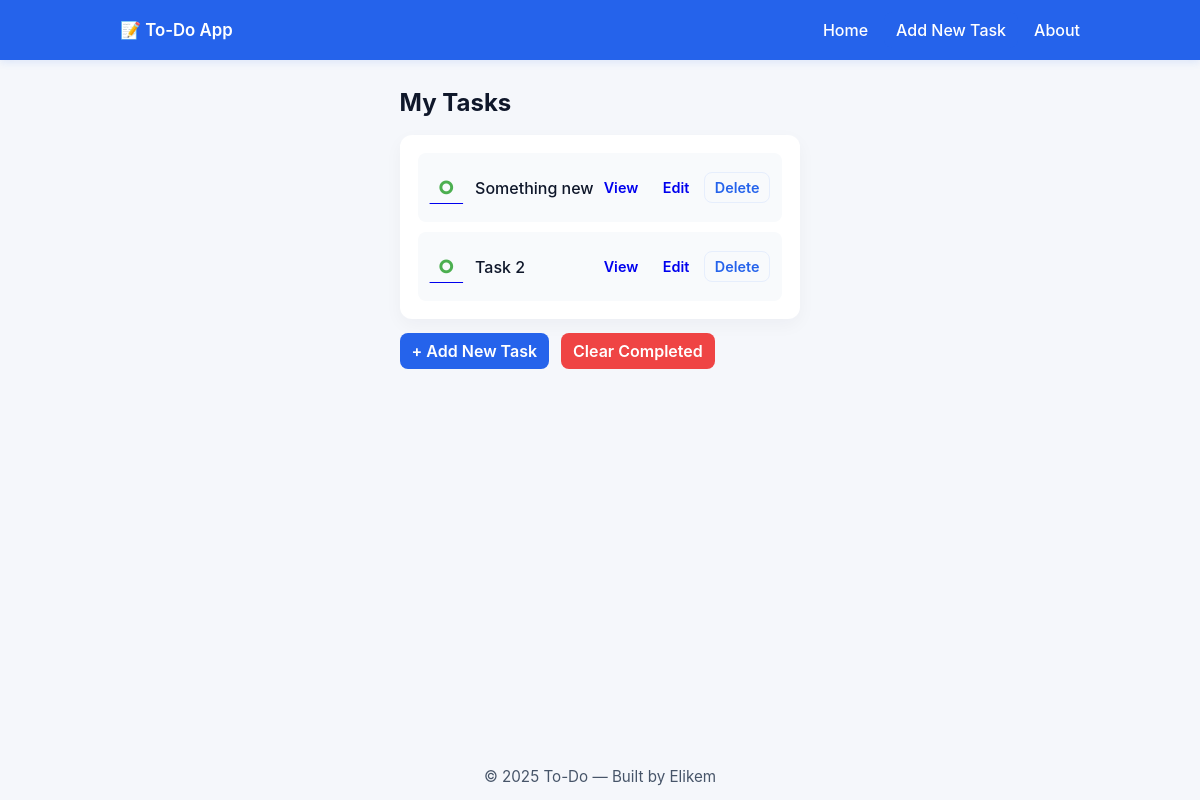
/, run on an earlier commit of the app's database.
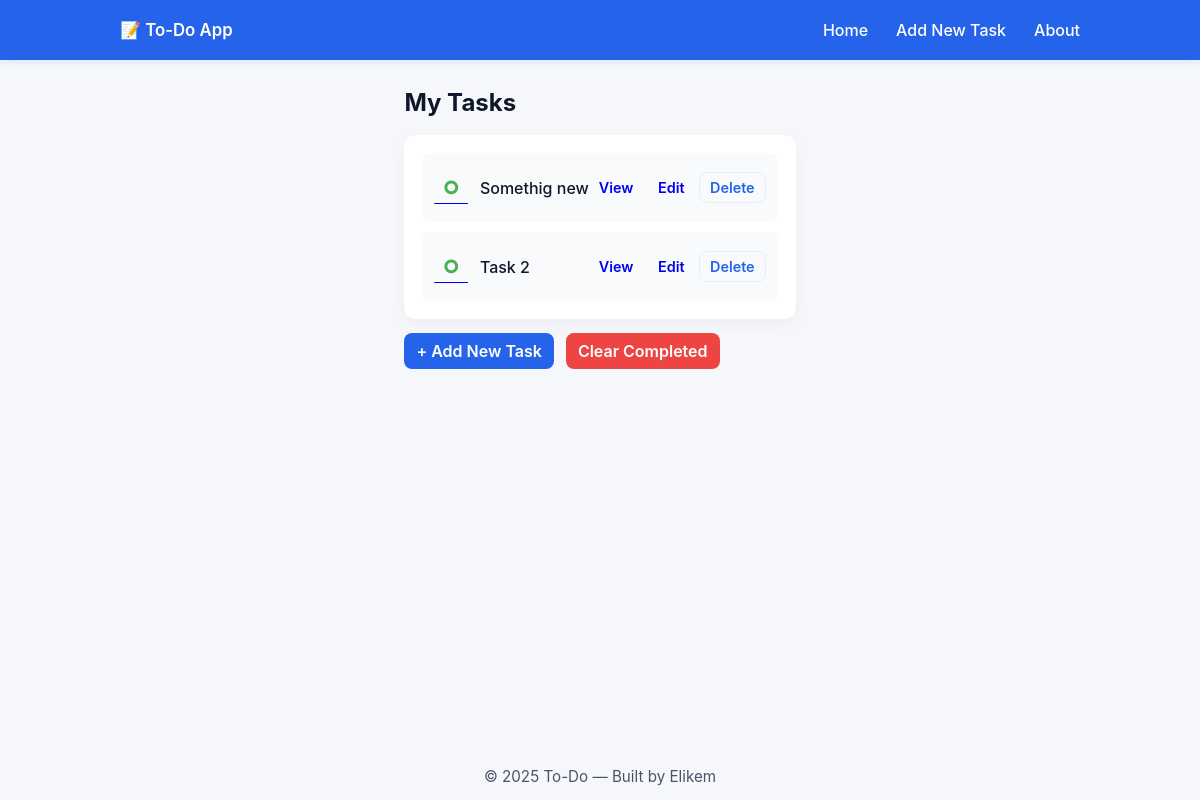
And on a later commit of the database.
### main_blog/models.py (models this page shows, shortened)
class Todo(models.Model):
    title = models.CharField(max_length=100)
    description = models.CharField(max_length=300)
    completed = models.BooleanField(default=False)
    created_at = models.DateTimeField(auto_now_add= True)
    updated_at = models.DateTimeField(auto_now=True)
    category = models.ForeignKey(Category,on_delete=models.CASCADE,related_name="tasks")

### main_blog/views.py (the view)
# urls.py: path("",views.index,name= "index"),
def index(request):
    tasks = Todo.objects.all().order_by("-created_at")
    categories = Category.objects.all()
    context = {
        "tasks":tasks,
        "categories":categories
    }
    return render(request,"index.html",context)

### main_blog/templates/index.html (shortened to what this page needs)
{% extends 'base.html' %}
{% load static %}
{% block body %}
  <main class="main-content">
    <h1 class="page-title">My Tasks</h1>
    <section class="task-container">
      <ul class="task-list">
        {% for task in tasks %}
          {% if task.completed %}
            <li class="task completed">
            <div class="task-left">
              <a href="{% url 'check_uncheck' task.id %}"><span  id = "checked_btn" style="color:red; font-size: 20px; font-weight: bold;">&#8861;</span> </a>
              <span  style="text-decoration: line-through;"  class="task-title">{{task.title}}</span>
            </div>
            <div class="actions">
              <a class="btn small" href="{% url 'view_task' task.id %}">View</a>
              <a class="btn small" href="{% url 'edit_task' task.id %}">Edit</a>
              <button class="btn small ghost">Delete</button>
            </div>
            </li>
          {% else %}
              <li class="task">
                <div class="task-left">
                  <a href="{% url 'check_uncheck' task.id %}">
                    <span  id = "checked_btn" style="color:  #4CAF50; font-size: 40px;">&#9900;</span>
                  </a>
                  <span  class="task-title">{{task.title}}</span>
                </div>
                <div class="actions">
                  <a class="btn small" href="{% url 'view_task' task.id %}">View</a>
                  <a class="btn small" href="{% url 'edit_task' task.id %}">Edit</a>
                  <a href="{% url 'delete_task' task.id %}" class="btn small ghost">Delete</a>
                </div>
              </li>
            {% endif %}
        {% endfor %}
      </ul>
    </section>
    <div class="bottom-controls">
      <a class="btn primary" href="{% url 'add_task' %}">+ Add New Task</a>
      <a class = "btn danger" href="{% url 'delete_all_completed' %}"> Clear Completed </a>
    </div>
  </main>
{% endblock body %}

What changed in the data, as far as the page shows it:
removed Todo: title "Something new"
added Todo: title "Somethig new"
